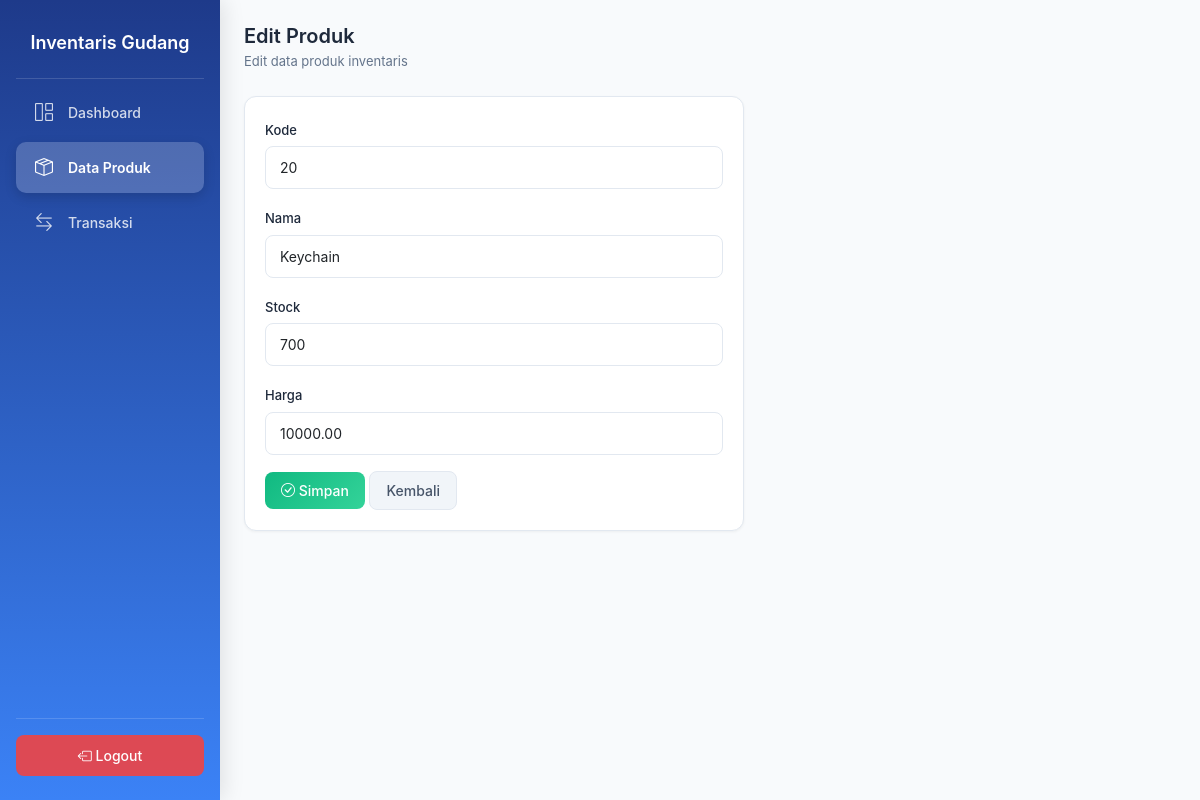
Before: /products/edit.php?id=5 (signed in) with the older database file.
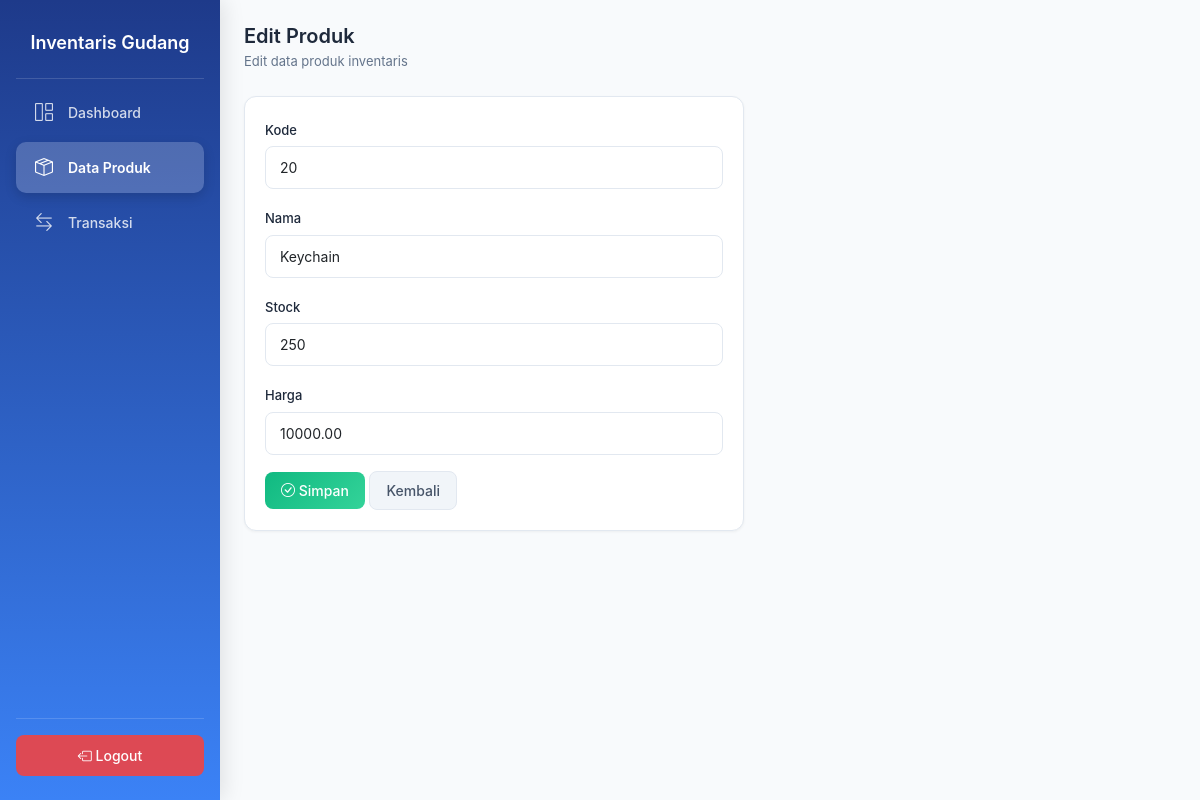
After: the same page with the newer database file.
### tables this page shows
CREATE TABLE `products` (
  `id` int NOT NULL,
  `name` varchar(100) DEFAULT NULL,
  `stock` int DEFAULT NULL,
  `price` decimal(10,2) DEFAULT NULL,
  `code` varchar(20) DEFAULT NULL,
  `status` enum('aktif','nonaktif') DEFAULT 'aktif'
);

### products/edit.php (the view, shortened to what this page needs)
<?php
include '../config/koneksi.php';
$id = (int)$_GET['id'];
$cek = mysqli_query($conn, "SELECT * FROM products WHERE id = $id");
$produk = mysqli_fetch_assoc($cek);
?>
<!DOCTYPE html>
<html>
<head>
    <link href="https://cdn.jsdelivr.net/npm/bootstrap@5.3.3/dist/css/bootstrap.min.css" rel="stylesheet">
    <link rel="stylesheet" href="../assets/css/style.css">
    <link rel="stylesheet" href="https://cdn.jsdelivr.net/npm/bootstrap-icons@1.11.3/font/bootstrap-icons.css">
</head>
<body>
<div class="sidebar">
    <h5 class="logo">Inventaris Gudang</h5>
    <ul class="menu">
        <li>
            <a href="../dashboard.php" class="menu-item">
                <i class="bi bi-grid-1x2"></i>
                Dashboard
            </a>
        </li>
        <li>
            <a href="index.php" class="menu-item active">
                <i class="bi bi-box-seam"></i>
                Data Produk
            </a>
        </li>
        <li>
            <a href="../transactions/index.php" class="menu-item">
                <i class="bi bi-arrow-left-right"></i>
                Transaksi
            </a>
        </li>
    </ul>
    <div class="logout-area">
        <a href="../logout.php" class="logout-btn">
            <i class="bi bi-box-arrow-left"></i> Logout
        </a>
    </div>
</div>
    <div class="main-content">
        <h4 class="mb-1">Edit Produk</h4>
        <p class="text-muted small mb-4">Edit data produk inventaris</p>
        <div class="card" style="max-width: 500px;">
            <div class="card-body">
                <form method="POST">
                    <div class="mb-3">
                        <label class="form-label">Kode</label>
                        <input type="text" name="code" class="form-control" value="<?= $produk['code']; ?>" required>
                    </div>
                    <div class="mb-3">
                        <label class="form-label">Nama</label>
                        <input type="text" name="name" class="form-control" value="<?= $produk['name']; ?>" required>
                    </div>
                    <div class="mb-3">
                        <label class="form-label">Stock</label>
                        <input type="number" name="stock" class="form-control" value="<?= $produk['stock']; ?>" required min="0">
                    </div>
                    <div class="mb-3">
                        <label class="form-label">Harga</label>
                        <input type="number" step="0.01" name="price" class="form-control" value="<?= $produk['price']; ?>" required min="0">
                    </div>
                    <button type="submit" name="simpan" class="btn btn-success">
                        <i class="bi bi-check-circle"></i> Simpan
                    </button>
                    <a href="index.php" class="btn btn-secondary">Kembali</a>
                </form>
            </div>
        </div>
    </div>
</html>

Changed rows visible on the page:
changed products "Keychain": stock "700" → "250"
